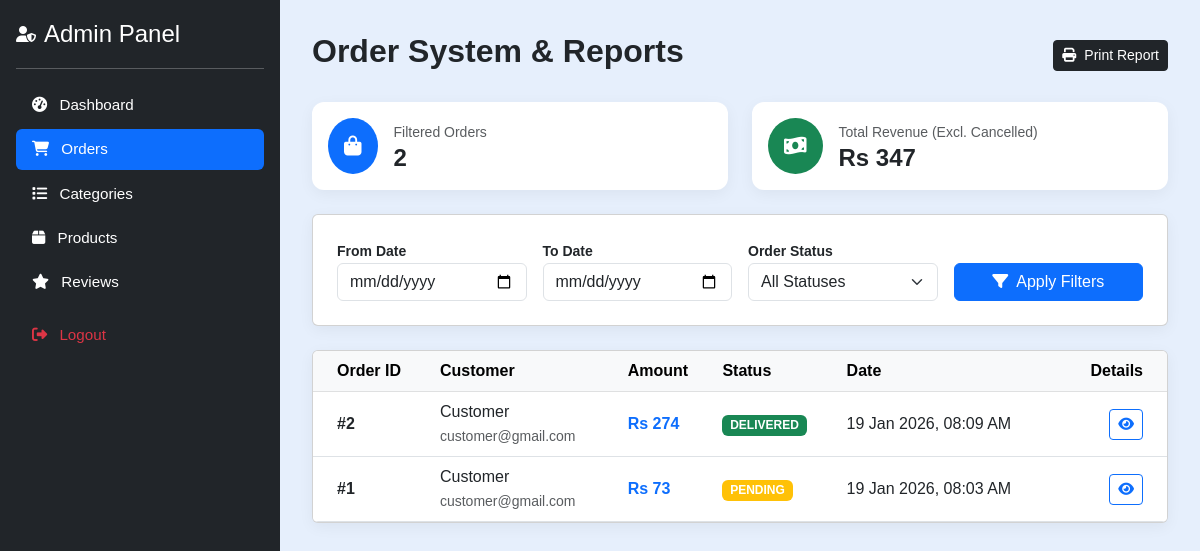
Screenshot of /admin/view_orders.php (signed in) with the database file from the repository.
### tables this page shows
CREATE TABLE `orders` (
  `id` int(11) NOT NULL,
  `customer_id` int(11) NOT NULL,
  `total_amount` decimal(10,2) NOT NULL,
  `order_status` enum('pending','confirmed','shipped','delivered','cancelled') DEFAULT 'pending',
  `payment_method` enum('COD') DEFAULT 'COD',
  `created_at` timestamp NOT NULL DEFAULT current_timestamp()
);

CREATE TABLE `users` (
  `id` int(11) NOT NULL,
  `name` varchar(100) NOT NULL,
  `email` varchar(100) NOT NULL,
  `password` varchar(255) NOT NULL,
  `phone` varchar(20) DEFAULT NULL,
  `address` text DEFAULT NULL,
  `city` varchar(100) DEFAULT NULL,
  `status` enum('active','inactive','banned') DEFAULT 'active',
  `role` enum('supplier','customer') NOT NULL,
  `created_at` timestamp NOT NULL DEFAULT current_timestamp()
);

### admin/view_orders.php (the view, shortened to what this page needs)
<?php
include('config.php');
$start_date = isset($_GET['start_date']) ? mysqli_real_escape_string($conn, $_GET['start_date']) : '';
$end_date = isset($_GET['end_date']) ? mysqli_real_escape_string($conn, $_GET['end_date']) : '';
$query = "SELECT o.*, u.name as customer_name, u.email as customer_email
          FROM orders o
          JOIN users u ON o.customer_id = u.id
          WHERE 1=1";
$query .= " ORDER BY o.created_at DESC";
$result = mysqli_query($conn, $query);
$total_orders = mysqli_num_rows($result);
$total_revenue = 0;
$results_array = [];
while($row = mysqli_fetch_assoc($result)) {
    $results_array[] = $row;
    if($row['order_status'] !== 'cancelled') {
        $total_revenue += $row['total_amount'];
    }
}
?>
<!DOCTYPE html>
<html lang="en">
<head>
    <link href="https://cdn.jsdelivr.net/npm/bootstrap@5.3.0/dist/css/bootstrap.min.css" rel="stylesheet">
    <link href="https://cdnjs.cloudflare.com/ajax/libs/font-awesome/6.6.0/css/all.min.css" rel="stylesheet">
</head>
<body>
<?php include('admin_sidebar.php'); ?>
<div class="main-content">
    <div class="d-flex justify-content-between align-items-center mb-4">
        <h2 class="fw-bold text-dark">Order System & Reports</h2>
        <button onclick="window.print()" class="btn btn-dark btn-sm btn-action"><i class="fas fa-print me-2"></i>Print Report</button>
    </div>
    <div class="row mb-4">
        <div class="col-md-6">
            <div class="report-card p-3 d-flex align-items-center">
                <div class="bg-primary text-white p-3 rounded-circle me-3"><i class="fas fa-shopping-bag fa-lg"></i></div>
                <div><small class="text-muted">Filtered Orders</small><h4 class="mb-0 fw-bold"><?= $total_orders ?></h4></div>
            </div>
        </div>
        <div class="col-md-6">
            <div class="report-card p-3 d-flex align-items-center">
                <div class="bg-success text-white p-3 rounded-circle me-3"><i class="fas fa-money-bill-wave fa-lg"></i></div>
                <div><small class="text-muted">Total Revenue (Excl. Cancelled)</small><h4 class="mb-0 fw-bold">Rs <?= number_format($total_revenue) ?></h4></div>
            </div>
        </div>
    </div>
    <div class="card report-card p-4 mb-4 filter-section">
        <form method="GET" class="row g-3 align-items-end">
            <div class="col-md-3">
                <label class="small fw-bold">From Date</label>
                <input type="date" name="start_date" class="form-control" value="<?= $start_date ?>">
            </div>
            <div class="col-md-3">
                <label class="small fw-bold">To Date</label>
                <input type="date" name="end_date" class="form-control" value="<?= $end_date ?>">
            </div>
            <div class="col-md-3">
                <label class="small fw-bold">Order Status</label>
                <select name="status" class="form-select">
                    <option value="">All Statuses</option>
                </select>
            </div>
            <div class="col-md-3">
                <button type="submit" class="btn btn-primary w-100"><i class="fas fa-filter me-2"></i>Apply Filters</button>
            </div>
        </form>
    </div>
    <div class="card report-card overflow-hidden">
        <div class="table-responsive">
            <table class="table table-hover align-middle mb-0">
                <thead class="table-light">
                    <tr>
                        <th class="ps-4">Order ID</th>
                        <th>Customer</th>
                        <th>Amount</th>
                        <th>Status</th>
                        <th>Date</th>
                        <th class="text-end pe-4">Details</th>
                    </tr>
                </thead>
                <tbody>
                    <?php foreach($results_array as $row): ?>
                    <tr>
                        <td class="ps-4 fw-bold">#<?= $row['id'] ?></td>
                        <td><?= htmlspecialchars($row['customer_name']) ?><br><small class="text-muted"><?= $row['customer_email'] ?></small></td>
                        <td class="fw-bold text-primary">Rs <?= number_format($row['total_amount']) ?></td>
                        <td>
                            <?php
                                $c = ['pending'=>'bg-warning','confirmed'=>'bg-info','shipped'=>'bg-primary','delivered'=>'bg-success','cancelled'=>'bg-danger'];
                                $badge = $c[$row['order_status']] ?? 'bg-secondary';
                            ?>
                            <span class="badge status-badge <?= $badge ?> text-uppercase"><?= $row['order_status'] ?></span>
                        </td>
                        <td><?= date('d M Y, h:i A', strtotime($row['created_at'])) ?></td>
                        <td class="text-end pe-4">
                            <button class="btn btn-outline-primary btn-sm" onclick="viewDetails(<?= $row['id'] ?>)">
                                <i class="fas fa-eye"></i>
                            </button>
                        </td>
                    </tr>
                    <?php endforeach; ?>
                </tbody>
            </table>
        </div>
    </div>
</div>
</body>
</html>

### admin/view_orders.php (style rules this page uses)
body { background-color: #f4f7fe; font-family: 'Inter', sans-serif; margin-left: 280px; }
.main-content { padding: 2rem; }
.report-card { border: none; border-radius: 12px; background: #fff; box-shadow: 0 4px 15px rgba(0,0,0,0.05); }
.status-badge { font-size: 0.75rem; padding: 5px 10px; border-radius: 50px; }

### admin/admin_sidebar.php (style rules this page uses)
body { font-family: Arial, sans-serif; background-color: #e6effc; margin-left: 280px; }

### rows the page displays
orders: id "2", customer.name "Customer", customer.email "customer@gmail.com", total_amount "274", order_status "DELIVERED", created_at "19 Jan 2026, 08:09 AM"
orders: id "1", customer.name "Customer", customer.email "customer@gmail.com", total_amount "73", order_status "PENDING", created_at "19 Jan 2026, 08:03 AM"

### other values shown
$total_orders "2"
$total_revenue "347"
